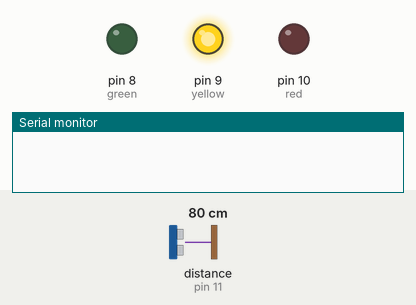
The sketch below on a simulated Arduino Uno, built with avr-gcc and run on an emulated ATmega328P. Shown: output pins drawn as LEDs (lit = HIGH), the last lines printed to the serial monitor. The inputs (shaded band) are chosen by the test bench; at power-on: distance to the obstacle (sensor on pin 11) 80 cm. The echo pulse lasts 58.3 µs per cm.

Above: at 7.1 s.
At 14.8 s:
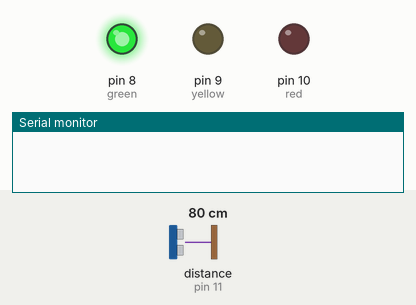
14.9 s: distance to the obstacle (sensor on pin 11) set to 12 cm
16.4 s: distance to the obstacle (sensor on pin 11) set to 9 cm
At 22.3 s:
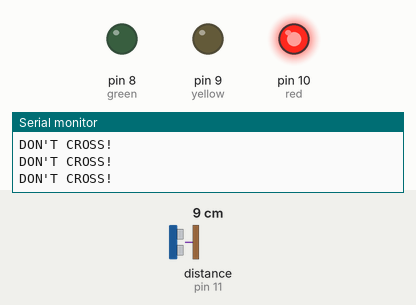
Timing chart, 0 to 23.8 s (numbered marks = the images above; inputs shaded):
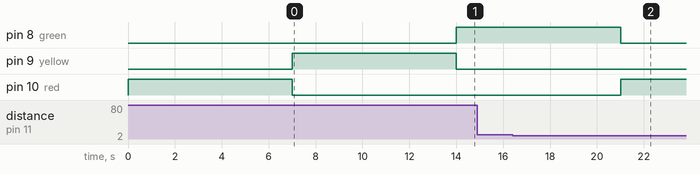

The sketch:

ReactionToTrafficLights.ino
```cpp
#include <NewPing.h>

// Define the pins for the ultrasonic sensor
#define TRIGGER_PIN 12
#define ECHO_PIN 11
#define MAX_DISTANCE 200

//Define variables for operations
const unsigned long INTERVAL = 7000;
static unsigned long lastTime;
int isGreen = 0;

NewPing sonar(TRIGGER_PIN, ECHO_PIN, MAX_DISTANCE);

// Define the pins for the traffic light
#define red 10
#define yellow 9
#define green 8

void setup() {
  // Initialize the pins for the traffic light as outputs
  pinMode(red, OUTPUT);
  pinMode(yellow, OUTPUT);
  pinMode(green, OUTPUT);

  // Start serial communication for debugging
  Serial.begin(9600);
}

void loop() {
  if (lastTime == 0) {
    lastTime = millis();
  }
  if (millis() - lastTime < INTERVAL) {
    digitalWrite(red, HIGH);
    digitalWrite(yellow, LOW);
    digitalWrite(green, LOW);
    isGreen = 0;
  } else if (millis() - lastTime < INTERVAL * 2) {
    digitalWrite(yellow, HIGH);
    digitalWrite(red, LOW);
    digitalWrite(green, LOW);
    isGreen = 0;
  } else if (millis() - lastTime < INTERVAL * 3) {
    digitalWrite(yellow, LOW);
    digitalWrite(red, LOW);
    digitalWrite(green, HIGH);
    isGreen = 1;
  } else {
    lastTime = 0;
  }

  if (isGreen) {
    int distance = sonar.ping_cm();
    if (distance > 0 && distance <= 10) {
      Serial.println("DON'T CROSS!");
    }
  }
}
```

Measured:
- the behaviour switches between 11 and 10 cm on distance to the obstacle (sensor on pin 11) (found by bisection; images 1 and 2)
- after the input at 14.9 s, every drawn part: stays the same
